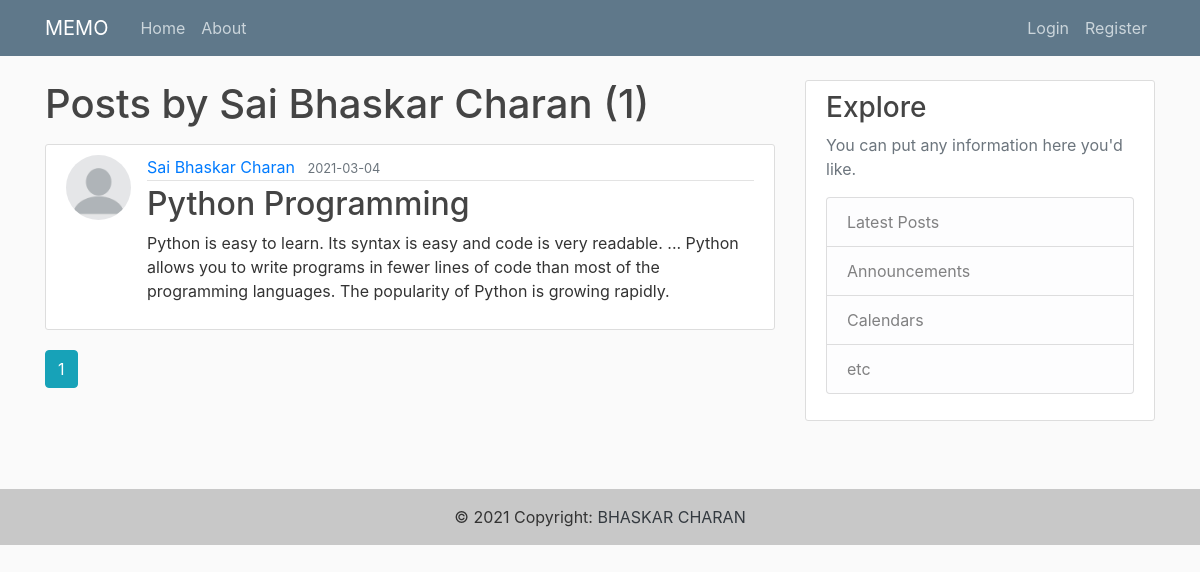
/user/Sai Bhaskar Charan, run on the app's committed database.
### flaskblog/models.py (models this page shows, shortened)
class User(db.Model, UserMixin):
    id = db.Column(db.Integer, primary_key=True)
    username = db.Column(db.String(20), unique=True, nullable=False)
    email = db.Column(db.String(120), unique=True, nullable=False)
    image_file = db.Column(db.String(20), nullable=False, default='default.jpg')
    password = db.Column(db.String(60), nullable=False)
    posts = db.relationship('Post', backref='author', lazy=True)

class Post(db.Model):
    id = db.Column(db.Integer, primary_key=True)
    title = db.Column(db.String(100), nullable=False)
    date_posted = db.Column(db.DateTime, nullable=False, default=datetime.utcnow)
    content = db.Column(db.Text, nullable=False)
    user_id = db.Column(db.Integer, db.ForeignKey('user.id'), nullable=False)

### flaskblog/users/routes.py (the view)
@users.route("/user/<string:username>")
def user_posts(username):
    page = request.args.get('page', 1, type=int)
    user = User.query.filter_by(username=username).first_or_404()
    posts = Post.query.filter_by(author=user)\
        .order_by(Post.date_posted.desc())\
        .paginate(page=page, per_page=5)
    return render_template('user_posts.html', posts=posts, user=user)

### flaskblog/templates/user_posts.html
{% extends "layout.html" %}
{% block content %}
    <h1 class="mb-3">Posts by {{ user.username }} ({{ posts.total }})</h1>
    {% for post in posts.items %}
        <article class="media content-section">
          <img class="rounded-circle article-img" src="{{ url_for('static', filename='profile_pics/' + post.author.image_file) }}">
          <div class="media-body">
            <div class="article-metadata">
              <a class="mr-2" href="{{ url_for('users.user_posts', username=post.author.username) }}">{{ post.author.username }}</a>
              <small class="text-muted">{{ post.date_posted.strftime('%Y-%m-%d') }}</small>
            </div>
            <h2><a class="article-title" href="{{ url_for('posts.post', post_id=post.id) }}">{{ post.title }}</a></h2>
            <p class="article-content">{{ post.content }}</p>
          </div>
        </article>
    {% endfor %}
    {% for page_num in posts.iter_pages(left_edge=1, right_edge=1, left_current=1, right_current=2) %}
      {% if page_num %}
        {% if posts.page == page_num %}
          <a class="btn btn-info mb-4" href="{{ url_for('users.user_posts', username=user.username, page=page_num) }}">{{ page_num }}</a>
        {% else %}
          <a class="btn btn-outline-info mb-4" href="{{ url_for('users.user_posts', username=user.username, page=page_num) }}">{{ page_num }}</a>
        {% endif %}
      {% else %}
        ...
      {% endif %}
    {% endfor %}
{% endblock content %}

### flaskblog/static/main.css (style rules this page uses)
body { background: #fafafa; color: #333333; margin-top: 5rem; }
h1, h2, h3, h4, h5, h6 { color: #444444; }
.content-section { background: #ffffff; padding: 10px 20px; border: 1px solid #dddddd; border-radius: 3px; margin-bottom: 20px; }
.article-title { color: #444444; }
.article-content { white-space: pre-line; }
.article-img { height: 65px; width: 65px; margin-right: 16px; }
.article-metadata { padding-bottom: 1px; margin-bottom: 4px; border-bottom: 1px solid #e3e3e3 }

### data on the page
User: username "Sai Bhaskar Charan"
Post: image_file (placeholder picture), author.username "Sai Bhaskar Charan", date_posted "2021-03-04", title "Python Programming", content "Python is easy to learn. Its syntax is easy and code is very readable. ... Python allows you to write programs in fewer lines of code than most of the programming languages. The popularity of Python is growing rapidly."

### other printed values
{{ posts.total }} "1"
{{ page_num }} "1"
